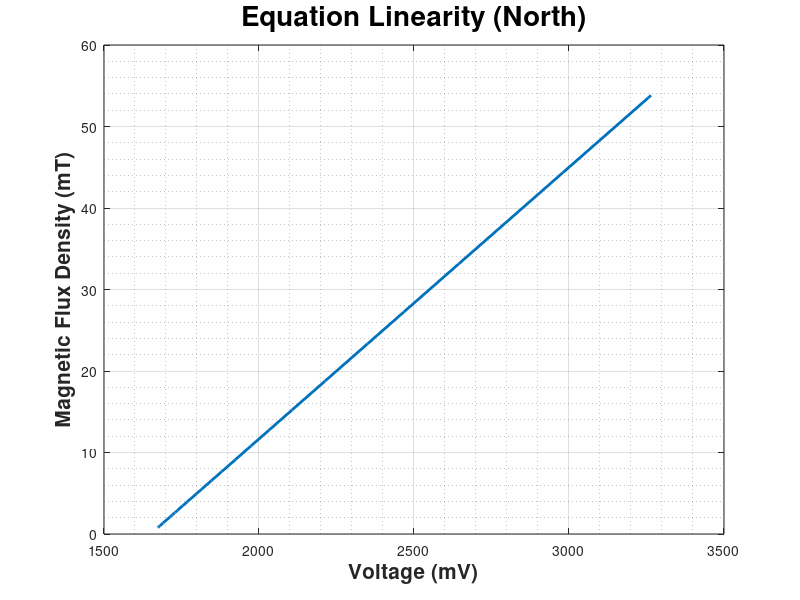

Recreate this plot in MATLAB.
NorthShielded1 = [4045,4040,4040,4040,4040,3530,3270,3000,2840,2700,2600,2500,2450,2400,2350,2300,2250,2230,2200,2170,2165,2160,2150,2140,2120,2110,2110,2100,2100,2080,2080];
NorthShielded2 = [4045,4045,4040,4040,4045,3505,3270,2995,2840,2685,2615,2515,2450,2420,2360,2285,2255,2215,2215,2170,2160,2150,2150,2135,2110,2105,2105,2105,2105,2090,2090];
NorthShielded3 = [4045,4045,4045,4040,4035,3565,3320,3005,2820,2660,2605,2485,2445,2390,2345,2320,2255,2225,2180,2140,2140,2140,2140,2140,2140,2100,2090,2085,2085,2085,2065];
NorthShielded4 = [4040,4035,4040,4040,4035,3535,3270,3040,2870,2705,2585,2480,2470,2405,2360,2270,2265,2240,2180,2160,2160,2160,2145,2140,2115,2115,2115,2055,2055,2055,2055];

NorthBold1 = [4050,4050,4050,4050,4050,4045,3700,3280,3060,2900,2740,2610,2510,2440,2380,2335,2285,2250,2230,2200,2185,2165,2145,2140,2135,2125,2110,2100,2090,2085,2080];
NorthBold2 = [4050,4055,4050,4050,4045,4055,3715,3290,3050,2905,2740,2615,2525,2445,2390,2335,2290,2260,2205,2195,2175,2155,2140,2140,2120,2120,2080,2080,2080,2080,2080];
NorthBold3 = [4055,4050,4050,4050,4045,4035,3680,3255,3065,2930,2745,2610,2515,2465,2385,2330,2305,2260,2260,2205,2165,2140,2140,2140,2130,2120,2120,2080,2075,2075,2075];
NorthBold4 = [4050,4050,4055,4055,4055,4025,3695,3305,3070,2930,2760,2620,2540,2450,2395,2330,2285,2235,2235,2180,2180,2160,2160,2155,2155,2140,2080,2080,2070,2070,2070];

SouthShielded1 = [85,85,85,90,240,615,750,960,1200,1370,1470,1550,1610,1665,1710,1730,1770,1800,1825,1840,1850,1880,1885,1890,1900,1915,1920,1930,1940,1940,1945];
SouthShielded2 = [85,90,85,90,225,605,755,960,1210,1365,1470,1560,1605,1670,1700,1725,1765,1785,1830,1835,1850,1885,1890,1900,1900,1910,1920,1920,1925,1925,1935];
SouthShielded3 = [85,85,85,85,215,615,740,945,1190,1365,1480,1535,1610,1660,1705,1740,1775,1815,1825,1830,1845,1885,1885,1885,1900,1920,1950,1955,1955,1955,1955];
SouthShielded4 = [85,85,80,90,245,630,755,935,1205,1370,1475,1570,1585,1660,1715,1715,1790,1805,1835,1835,1860,1895,1895,1895,1905,1905,1920,1930,1945,1950,1950];

SouthBold1 = [80,80,80,85,90,90,365,760,975,1160,1315,1435,1510,1585,1640,1700,1760,1800,1830,1850,1860,1875,1890,1900,1915,1925,1935,1945,1945,1950,1950];
SouthBold2 = [80,80,80,85,80,90,355,755,985,1140,1320,1440,1505,1570,1640,1695,1765,1800,1850,1850,1850,1875,1895,1915,1925,1930,1955,1955,1955,1955,1955];
SouthBold3 = [80,80,80,85,90,90,360,750,975,1140,1295,1460,1495,1570,1660,1735,1745,1795,1835,1870,1870,1870,1900,1905,1910,1925,1925,1940,1940,1955,1955];
SouthBold4 = [80,85,85,80,90,105,375,770,980,1190,1315,1410,1530,1580,1640,1715,1740,1785,1810,1840,1865,1880,1895,1895,1895,1925,1930,1950,1955,1955,1960];

avgNorthShieldedVoltage = (mean([NorthShielded1;NorthShielded2;NorthShielded3;NorthShielded4])*3300/4095);
avgNorthBoldVoltage = (mean([NorthBold1;NorthBold2;NorthBold3;NorthBold4])*3300/4095);
avgSouthShieldedVoltage = (mean([SouthShielded1;SouthShielded2;SouthShielded3;SouthShielded4])*3300/4095);
avgSouthBoldVoltage = (mean([SouthBold1;SouthBold2;SouthBold3;SouthBold4])*3300/4095);

NorthShielded_B = (avgNorthShieldedVoltage-3300/2)/30;
NorthBold_B = (avgNorthBoldVoltage-3300/2) / 30;
SouthShielded_B = (avgSouthShieldedVoltage-3300/2)/30;
SouthBold_B = (avgSouthBoldVoltage-3300/2) / 30;


Distance = 0:1:30; % millimeters

% plot(Distance,NorthBold1*3300/4095,'',Distance,NorthBold2*3300/4095,'',Distance,NorthBold3*3300/4095,'',Distance,NorthBold4*3300/4095)
% title('NorthBold','FontSize',20)
% legend('NorthBold1','NorthBold2','NorthBold3','NorthBold4')
% xlabel('Distance Changed (mm)','FontSize',15,'FontWeight','bold')
% ylabel('Voltage (mV)','FontSize',15,'FontWeight','bold')

% plot(Distance,SouthBold_B,'LineWidth',2)

% title('South Magnetic Flux Density','FontSize',20)
% % legend('Average North Flux Density','Average North Shielded Flux Density')
% xlabel('Distance Changed (mm)','FontSize',15,'FontWeight','bold')
% ylabel('Magnetic Flux Density (mT)','FontSize',15,'FontWeight','bold')


% plot(avgSouthBoldVoltage,SouthBold_B);
% title('Equation Linearity (South)','FontSize',20)
% % legend('Average North Flux Density','Average North Shielded Flux Density')
% xlabel('Voltage (mV)','FontSize',15,'FontWeight','bold')
% ylabel('Magnetic Flux Density (mT)','FontSize',15,'FontWeight','bold')

plot(avgNorthBoldVoltage,NorthBold_B,'LineWidth',2);
title('Equation Linearity (North)','FontSize',20)
xlabel('Voltage (mV)','FontSize',15,'FontWeight','bold')
ylabel('Magnetic Flux Density (mT)','FontSize',15,'FontWeight','bold')

grid on;
grid minor;
